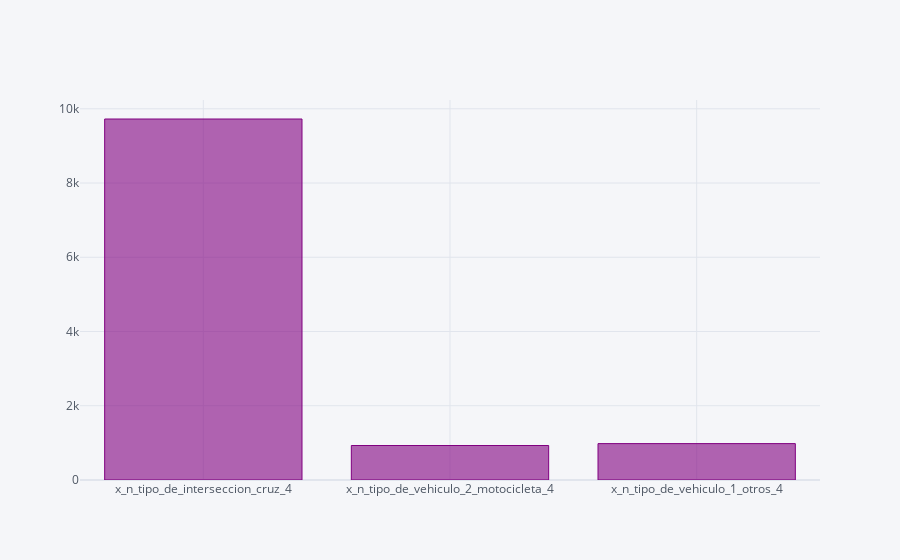

The notebook cell this image was saved under:
### Code cell
pd.Series(dict(zip(mc,sk.scores_))).iplot(kind='bar',color='purple')

### Figure 1 — Plotly figure (JSON) as saved in the notebook; plotly's stock layout.template omitted (floating-point values rounded to 4 significant figures)
{"data": [{"marker": {"color": "rgba(128, 0, 128, 0.6)", "line": {"color": "rgba(128, 0, 128, 1.0)", "width": 1}}, "name": "None", "orientation": "v", "text": "", "type": "bar", "x": ["x_n_tipo_de_interseccion_cruz_4", "x_n_tipo_de_vehiculo_2_motocicleta_4", "x_n_tipo_de_vehiculo_1_otros_4"], "y": [9725.0, 929.4, 980.0]}], "layout": {"legend": {"bgcolor": "#F5F6F9", "font": {"color": "#4D5663"}}, "paper_bgcolor": "#F5F6F9", "plot_bgcolor": "#F5F6F9", "title": {"font": {"color": "#4D5663"}}, "xaxis": {"gridcolor": "#E1E5ED", "showgrid": true, "tickfont": {"color": "#4D5663"}, "title": {"font": {"color": "#4D5663"}, "text": ""}, "zerolinecolor": "#E1E5ED"}, "yaxis": {"gridcolor": "#E1E5ED", "showgrid": true, "tickfont": {"color": "#4D5663"}, "title": {"font": {"color": "#4D5663"}, "text": ""}, "zerolinecolor": "#E1E5ED"}}}
